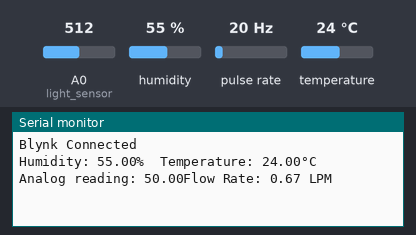
This sketch was run on a simulated Arduino Mega 2560, built with avr-gcc and run on an emulated ATmega2560. Shown: the last lines printed to the serial monitor. Wiring (inferred from the names in the program): pulse sensor: data pin 2. The inputs (shaded band) are chosen by the test bench; at power-on: humidity 55 %, pulse rate 20 Hz, A0 (light_sensor) = 512, temperature 24 °C. WiFi joins after 1.5 s; servers stay silent unless stated.

Above: at 3.0 s.
3.1 s: humidity set to 22 %
At 4.4 s:
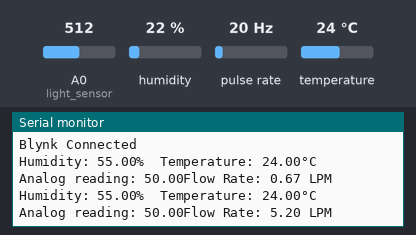
4.6 s: pulse rate (sensor on pin 2) set to 4 Hz
6.1 s: A0 (light_sensor) set to 716
At 6.1 s:
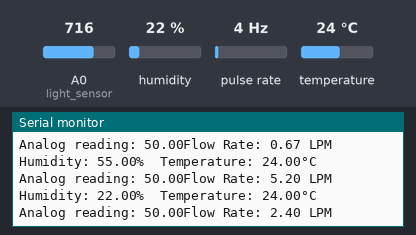
7.6 s: temperature set to 12 °C
At 8.6 s:
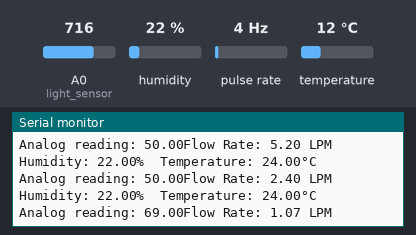
9.1 s: pulse rate (sensor on pin 2) set to 50 Hz
At 10.4 s:
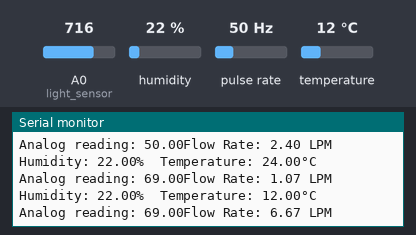
10.6 s: A0 (light_sensor) set to 992
At 12.8 s:
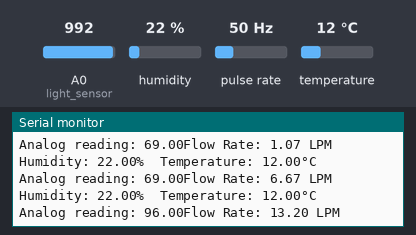
Timing chart, 0 to 13.1 s (numbered marks = the images above; inputs shaded):
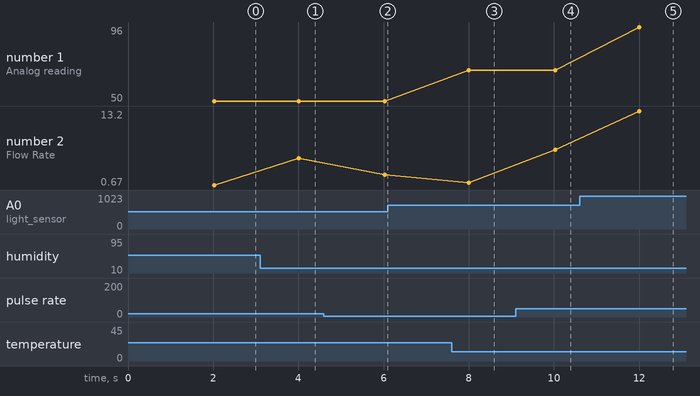

The sketch:

Hydroponisk-_vervakning.ino
```cpp
#define BLYNK_TEMPLATE_ID "TMPL4K70OT8Yv"
#define BLYNK_TEMPLATE_NAME "Moisture Alert"
#define BLYNK_AUTH_TOKEN "UjvYeuFs1cpAqgBCIaLQ3uQBNodP9s-0"
#define BLYNK_PRINT Serial
#define DHTPIN 5
#define DHTTYPE DHT11

#include <Adafruit_Sensor.h>
#include <DHT.h>
#include <SoftwareSerial.h>
#include <ESP8266_Lib.h>
#include <BlynkSimpleShieldEsp8266.h>

DHT dht(DHTPIN, DHTTYPE);
char ssid[] = "NTIG Guest";
char pass[] = "TeknikPassion";

SoftwareSerial Serial1(6, 7);

BlynkTimer timer;

ESP8266 wifi(&Serial1);
int light_sensor = A0;
int sensorPin = 2; // This is now your flow sensor pin
volatile int pulseCount;
float flowRate;

BLYNK_CONNECTED() {
  Serial.println("Blynk Connected");
}

void setup() {
  Serial1.begin(9600);
  dht.begin();
  delay(10);
  Serial.begin(115200);
  Blynk.begin(BLYNK_AUTH_TOKEN, wifi, ssid, pass);
  pinMode(sensorPin, INPUT);
  digitalWrite(sensorPin, HIGH);
  attachInterrupt(digitalPinToInterrupt(sensorPin), pulseCounter, FALLING);
}

void loop() {
  static unsigned long lastMillis = 0;
  unsigned long currentMillis = millis();

  if (currentMillis - lastMillis >= 2000) {
    lastMillis = currentMillis;

    float humidity = dht.readHumidity();
    float temperature = dht.readTemperature();

    if (isnan(humidity) || isnan(temperature)) {
      Serial.println("Failed to read from DHT sensor!");
    } else {
      Serial.print("Humidity: ");
      Serial.print(humidity);
      Serial.print("%  Temperature: ");
      Serial.print(temperature);
      Serial.println("°C");

      Blynk.virtualWrite(V2, humidity);
      Blynk.virtualWrite(V3, temperature);

      int analogValue = analogRead(light_sensor);
      float mappedValue = map(analogValue, 0, 1023, 0, 100);

      Serial.print("Analog reading: ");
      Serial.print(mappedValue);
      Blynk.virtualWrite(V4, mappedValue);

      // Calculate flow rate in liters per minute
      flowRate = pulseCount / 7.5; // 7.5 is the sensor's K-factor

      // Display the flow rate
      Serial.print("Flow Rate: ");
      Serial.print(flowRate);
      Serial.println(" LPM");

      // Reset pulse count for the next measurement
      pulseCount = 0;

      Blynk.virtualWrite(V5, flowRate);

      delay(100);

      Blynk.run();
      timer.run();
    }
  }
}

// Interrupt Service Routine for pulse counting
void pulseCounter() {
  pulseCount++;
}
```

Measured:
- after the input at 9.1 s, the serial monitor: prints a new line after 0.93 s (image 4)
- after the input at 10.6 s, the serial monitor: prints a new line after 1.4 s (image 5)
- plotted number 1: 69 → 96 after the input at 10.6 s
- plotted number 2: 5.2 → 2.4 after the input at 4.6 s, 1.07 → 6.67 after the input at 9.1 s
